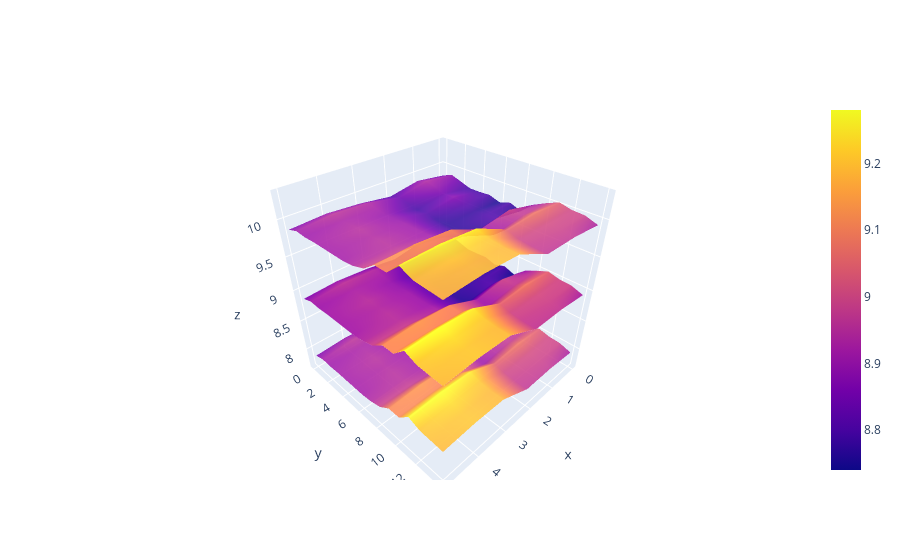

This figure's notebook cell:
### Code cell
# Multiple surface level plots

import plotly.graph_objects as go
import numpy as np

z1 = np.array([
    [8.83,8.89,8.81,8.87,8.9,8.87],
    [8.89,8.94,8.85,8.94,8.96,8.92],
    [8.84,8.9,8.82,8.92,8.93,8.91],
    [8.79,8.85,8.79,8.9,8.94,8.92],
    [8.79,8.88,8.81,8.9,8.95,8.92],
    [8.8,8.82,8.78,8.91,8.94,8.92],
    [8.75,8.78,8.77,8.91,8.95,8.92],
    [8.8,8.8,8.77,8.91,8.95,8.94],
    [8.74,8.81,8.76,8.93,8.98,8.99],
    [8.89,8.99,8.92,9.1,9.13,9.11],
    [8.97,8.97,8.91,9.09,9.11,9.11],
    [9.04,9.08,9.05,9.25,9.28,9.27],
    [9,9.01,9,9.2,9.23,9.2],
    [8.99,8.99,8.98,9.18,9.2,9.19],
    [8.93,8.97,8.97,9.18,9.2,9.18]
])

z2 = z1 + 1
z3 = z1 - 1

fig = go.Figure(data=[
    go.Surface(z=z1),
    go.Surface(z=z2, showscale=False, opacity=0.9),
    go.Surface(z=z3, showscale=False, opacity=0.9)

])

fig.show()
